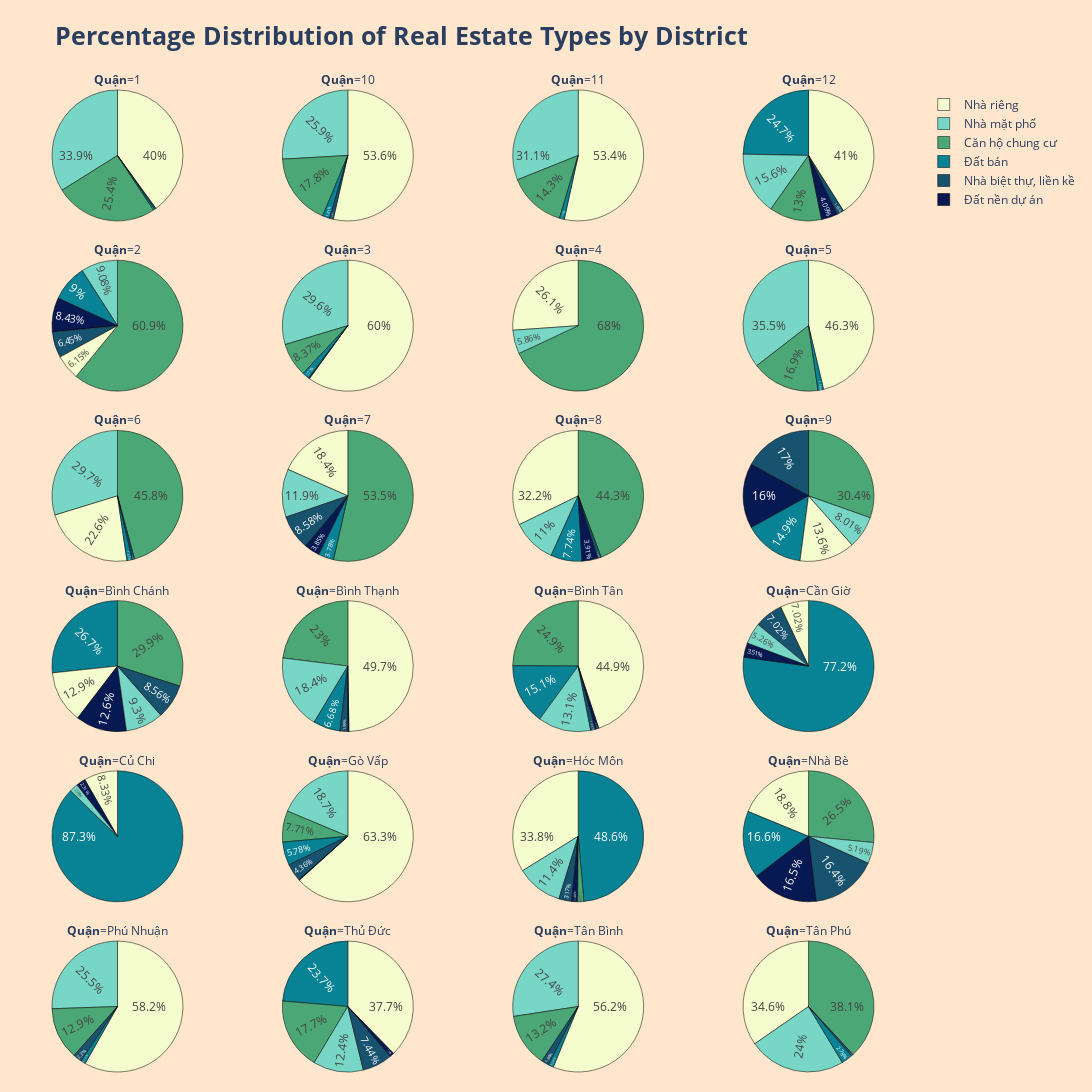

The code cell stored with this chart in its notebook:
### Markdown cell above
Now for each district, we will draw a pie chart to show the percentage of each real estate type in the district.

### Code cell
fig = px.pie(
            district_type_df,
            names ='Type',
            values = 'Percentage',
            color = 'Type',
            labels={ 'District': '<b>Quận</b>'},
            facet_col='District',
            facet_col_wrap = 4,
            facet_col_spacing=0.04,
            facet_row_spacing= 0.04, 
            color_discrete_map= {
                                'Nhà mặt phố': '#78D6C6',
                                'Nhà riêng' : '#F5FCCD',
                                'Căn hộ chung cư': '#4ba775',
                                'Nhà biệt thự, liền kề' : '#17526e',
                                'Đất bán': '#088395',
                                'Đất nền dự án': '#071952'
                                }
            )

fig.update_layout(
    width=1100, height=1500,
    margin=dict(l=20, r=20, t=90, b=20),
    paper_bgcolor='#ffe6cc',
    title='<b>Percentage Distribution of Real Estate Types by District</b>',
    title_font_size=25,
)
fig.update_traces(
    marker_line_color='black', marker_line_width=0.5, hovertemplate='<b>%{label}</b> has the percentage of <b>%{value}%</b>',textposition='inside', insidetextorientation='radial')

fig.show()

### Figure 1 — Plotly figure (JSON) as saved in the notebook; plotly's stock layout.template omitted (floating-point values rounded to 4 significant figures)
{"data": [{"customdata": [["Nhà riêng"], ["Nhà mặt phố"], ["Căn hộ chung cư"], ["Đất bán"], ["Nhà biệt thự, liền kề"]], "domain": {"x": [0, 0.22], "y": [0.8667, 1]}, "hovertemplate": "<b>%{label}</b> has the percentage of <b>%{value}%</b>", "insidetextorientation": "radial", "labels": ["Nhà riêng", "Nhà mặt phố", "Căn hộ chung cư", "Đất bán", "Nhà biệt thự, liền kề"], "legendgroup": "", "marker": {"colors": ["#F5FCCD", "#78D6C6", "#4ba775", "#088395", "#17526e"], "line": {"color": "black", "width": 0.5}}, "name": "", "showlegend": true, "textposition": "inside", "type": "pie", "values": [40.01, 33.92, 25.37, 0.42, 0.28]}, {"customdata": [["Nhà riêng"], ["Nhà mặt phố"], ["Căn hộ chung cư"], ["Đất bán"], ["Nhà biệt thự, liền kề"]], "domain": {"x": [0.26, 0.48], "y": [0.8667, 1]}, "hovertemplate": "<b>%{label}</b> has the percentage of <b>%{value}%</b>", "insidetextorientation": "radial", "labels": ["Nhà riêng", "Nhà mặt phố", "Căn hộ chung cư", "Đất bán", "Nhà biệt thự, liền kề"], "legendgroup": "", "marker": {"colors": ["#F5FCCD", "#78D6C6", "#4ba775", "#088395", "#17526e"], "line": {"color": "black", "width": 0.5}}, "name": "", "showlegend": true, "textposition": "inside", "type": "pie", "values": [53.59, 25.89, 17.84, 1.81, 0.87]}, {"customdata": [["Nhà riêng"], ["Nhà mặt phố"], ["Căn hộ chung cư"], ["Đất bán"]], "domain": {"x": [0.52, 0.74], "y": [0.8667, 1]}, "hovertemplate": "<b>%{label}</b> has the percentage of <b>%{value}%</b>", "insidetextorientation": "radial", "labels": ["Nhà riêng", "Nhà mặt phố", "Căn hộ chung cư", "Đất bán"], "legendgroup": "", "marker": {"colors": ["#F5FCCD", "#78D6C6", "#4ba775", "#088395"], "line": {"color": "black", "width": 0.5}}, "name": "", "showlegend": true, "textposition": "inside", "type": "pie", "values": [53.41, 31.06, 14.33, 1.19]}, {"customdata": [["Nhà riêng"], ["Đất bán"], ["Nhà mặt phố"], ["Căn hộ chung cư"], ["Đất nền dự án"], ["Nhà biệt thự, liền kề"]], "domain": {"x": [0.78, 1], "y": [0.8667, 1]}, "hovertemplate": "<b>%{label}</b> has the percentage of <b>%{value}%</b>", "insidetextorientation": "radial", "labels": ["Nhà riêng", "Đất bán", "Nhà mặt phố", "Căn hộ chung cư", "Đất nền dự án", "Nhà biệt thự, liền kề"], "legendgroup": "", "marker": {"colors": ["#F5FCCD", "#088395", "#78D6C6", "#4ba775", "#071952", "#17526e"], "line": {"color": "black", "width": 0.5}}, "name": "", "showlegend": true, "textposition": "inside", "type": "pie", "values": [41.05, 24.69, 15.56, 12.96, 4.09, 1.65]}, {"customdata": [["Căn hộ chung cư"], ["Nhà mặt phố"], ["Đất bán"], ["Đất nền dự án"], ["Nhà biệt thự, liền kề"], ["Nhà riêng"]], "domain": {"x": [0, 0.22], "y": [0.6933, 0.8267]}, "hovertemplate": "<b>%{label}</b> has the percentage of <b>%{value}%</b>", "insidetextorientation": "radial", "labels": ["Căn hộ chung cư", "Nhà mặt phố", "Đất bán", "Đất nền dự án", "Nhà biệt thự, liền kề", "Nhà riêng"], "legendgroup": "", "marker": {"colors": ["#4ba775", "#78D6C6", "#088395", "#071952", "#17526e", "#F5FCCD"], "line": {"color": "black", "width": 0.5}}, "name": "", "showlegend": true, "textposition": "inside", "type": "pie", "values": [60.89, 9.08, 9, 8.43, 6.45, 6.15]}, {"customdata": [["Nhà riêng"], ["Nhà mặt phố"], ["Căn hộ chung cư"], ["Đất bán"], ["Nhà biệt thự, liền kề"]], "domain": {"x": [0.26, 0.48], "y": [0.6933, 0.8267]}, "hovertemplate": "<b>%{label}</b> has the percentage of <b>%{value}%</b>", "insidetextorientation": "radial", "labels": ["Nhà riêng", "Nhà mặt phố", "Căn hộ chung cư", "Đất bán", "Nhà biệt thự, liền kề"], "legendgroup": "", "marker": {"colors": ["#F5FCCD", "#78D6C6", "#4ba775", "#088395", "#17526e"], "line": {"color": "black", "width": 0.5}}, "name": "", "showlegend": true, "textposition": "inside", "type": "pie", "values": [59.98, 29.65, 8.37, 1.77, 0.23]}, {"customdata": [["Căn hộ chung cư"], ["Nhà riêng"], ["Nhà mặt phố"]], "domain": {"x": [0.52, 0.74], "y": [0.6933, 0.8267]}, "hovertemplate": "<b>%{label}</b> has the percentage of <b>%{value}%</b>", "insidetextorientation": "radial", "labels": ["Căn hộ chung cư", "Nhà riêng", "Nhà mặt phố"], "legendgroup": "", "marker": {"colors": ["#4ba775", "#F5FCCD", "#78D6C6"], "line": {"color": "black", "width": 0.5}}, "name": "", "showlegend": true, "textposition": "inside", "type": "pie", "values": [68.03, 26.11, 5.86]}, {"customdata": [["Nhà riêng"], ["Nhà mặt phố"], ["Căn hộ chung cư"], ["Đất bán"]], "domain": {"x": [0.78, 1], "y": [0.6933, 0.8267]}, "hovertemplate": "<b>%{label}</b> has the percentage of <b>%{value}%</b>", "insidetextorientation": "radial", "labels": ["Nhà riêng", "Nhà mặt phố", "Căn hộ chung cư", "Đất bán"], "legendgroup": "", "marker": {"colors": ["#F5FCCD", "#78D6C6", "#4ba775", "#088395"], "line": {"color": "black", "width": 0.5}}, "name": "", "showlegend": true, "textposition": "inside", "type": "pie", "values": [46.32, 35.47, 16.86, 1.36]}, {"customdata": [["Căn hộ chung cư"], ["Nhà mặt phố"], ["Nhà riêng"], ["Đất bán"], ["Nhà biệt thự, liền kề"]], "domain": {"x": [0, 0.22], "y": [0.52, 0.6533]}, "hovertemplate": "<b>%{label}</b> has the percentage of <b>%{value}%</b>", "insidetextorientation": "radial", "labels": ["Căn hộ chung cư", "Nhà mặt phố", "Nhà riêng", "Đất bán", "Nhà biệt thự, liền kề"], "legendgroup": "", "marker": {"colors": ["#4ba775", "#78D6C6", "#F5FCCD", "#088395", "#17526e"], "line": {"color": "black", "width": 0.5}}, "name": "", "showlegend": true, "textposition": "inside", "type": "pie", "values": [45.82, 29.75, 22.58, 1.33, 0.53]}, {"customdata": [["Căn hộ chung cư"], ["Nhà riêng"], ["Nhà mặt phố"], ["Nhà biệt thự, liền kề"], ["Đất nền dự án"], ["Đất bán"]], "domain": {"x": [0.26, 0.48], "y": [0.52, 0.6533]}, "hovertemplate": "<b>%{label}</b> has the percentage of <b>%{value}%</b>", "insidetextorientation": "radial", "labels": ["Căn hộ chung cư", "Nhà riêng", "Nhà mặt phố", "Nhà biệt thự, liền kề", "Đất nền dự án", "Đất bán"], "legendgroup": "", "marker": {"colors": ["#4ba775", "#F5FCCD", "#78D6C6", "#17526e", "#071952", "#088395"], "line": {"color": "black", "width": 0.5}}, "name": "", "showlegend": true, "textposition": "inside", "type": "pie", "values": [53.52, 18.37, 11.89, 8.58, 3.85, 3.78]}, {"customdata": [["Căn hộ chung cư"], ["Nhà riêng"], ["Nhà mặt phố"], ["Đất bán"], ["Đất nền dự án"], ["Nhà biệt thự, liền kề"]], "domain": {"x": [0.52, 0.74], "y": [0.52, 0.6533]}, "hovertemplate": "<b>%{label}</b> has the percentage of <b>%{value}%</b>", "insidetextorientation": "radial", "labels": ["Căn hộ chung cư", "Nhà riêng", "Nhà mặt phố", "Đất bán", "Đất nền dự án", "Nhà biệt thự, liền kề"], "legendgroup": "", "marker": {"colors": ["#4ba775", "#F5FCCD", "#78D6C6", "#088395", "#071952", "#17526e"], "line": {"color": "black", "width": 0.5}}, "name": "", "showlegend": true, "textposition": "inside", "type": "pie", "values": [44.3, 32.23, 10.97, 7.74, 3.91, 0.85]}, {"customdata": [["Căn hộ chung cư"], ["Nhà biệt thự, liền kề"], ["Đất nền dự án"], ["Đất bán"], ["Nhà riêng"], ["Nhà mặt phố"]], "domain": {"x": [0.78, 1], "y": [0.52, 0.6533]}, "hovertemplate": "<b>%{label}</b> has the percentage of <b>%{value}%</b>", "insidetextorientation": "radial", "labels": ["Căn hộ chung cư", "Nhà biệt thự, liền kề", "Đất nền dự án", "Đất bán", "Nhà riêng", "Nhà mặt phố"], "legendgroup": "", "marker": {"colors": ["#4ba775", "#17526e", "#071952", "#088395", "#F5FCCD", "#78D6C6"], "line": {"color": "black", "width": 0.5}}, "name": "", "showlegend": true, "textposition": "inside", "type": "pie", "values": [30.43, 17.02, 16.02, 14.88, 13.64, 8.01]}, {"customdata": [["Căn hộ chung cư"], ["Đất bán"], ["Nhà riêng"], ["Đất nền dự án"], ["Nhà mặt phố"], ["Nhà biệt thự, liền kề"]], "domain": {"x": [0, 0.22], "y": [0.3467, 0.48]}, "hovertemplate": "<b>%{label}</b> has the percentage of <b>%{value}%</b>", "insidetextorientation": "radial", "labels": ["Căn hộ chung cư", "Đất bán", "Nhà riêng", "Đất nền dự án", "Nhà mặt phố", "Nhà biệt thự, liền kề"], "legendgroup": "", "marker": {"colors": ["#4ba775", "#088395", "#F5FCCD", "#071952", "#78D6C6", "#17526e"], "line": {"color": "black", "width": 0.5}}, "name": "", "showlegend": true, "textposition": "inside", "type": "pie", "values": [29.93, 26.66, 12.93, 12.62, 9.3, 8.56]}, {"customdata": [["Nhà riêng"], ["Căn hộ chung cư"], ["Nhà mặt phố"], ["Đất bán"], ["Nhà biệt thự, liền kề"], ["Đất nền dự án"]], "domain": {"x": [0.26, 0.48], "y": [0.3467, 0.48]}, "hovertemplate": "<b>%{label}</b> has the percentage of <b>%{value}%</b>", "insidetextorientation": "radial", "labels": ["Nhà riêng", "Căn hộ chung cư", "Nhà mặt phố", "Đất bán", "Nhà biệt thự, liền kề", "Đất nền dự án"], "legendgroup": "", "marker": {"colors": ["#F5FCCD", "#4ba775", "#78D6C6", "#088395", "#17526e", "#071952"], "line": {"color": "black", "width": 0.5}}, "name": "", "showlegend": true, "textposition": "inside", "type": "pie", "values": [49.72, 23.01, 18.38, 6.68, 1.99, 0.21]}, {"customdata": [["Nhà riêng"], ["Căn hộ chung cư"], ["Đất bán"], ["Nhà mặt phố"], ["Nhà biệt thự, liền kề"], ["Đất nền dự án"]], "domain": {"x": [0.52, 0.74], "y": [0.3467, 0.48]}, "hovertemplate": "<b>%{label}</b> has the percentage of <b>%{value}%</b>", "insidetextorientation": "radial", "labels": ["Nhà riêng", "Căn hộ chung cư", "Đất bán", "Nhà mặt phố", "Nhà biệt thự, liền kề", "Đất nền dự án"], "legendgroup": "", "marker": {"colors": ["#F5FCCD", "#4ba775", "#088395", "#78D6C6", "#17526e", "#071952"], "line": {"color": "black", "width": 0.5}}, "name": "", "showlegend": true, "textposition": "inside", "type": "pie", "values": [44.92, 24.89, 15.12, 13.06, 1.23, 0.79]}, {"customdata": [["Đất bán"], ["Nhà riêng"], ["Nhà biệt thự, liền kề"], ["Nhà mặt phố"], ["Đất nền dự án"]], "domain": {"x": [0.78, 1], "y": [0.3467, 0.48]}, "hovertemplate": "<b>%{label}</b> has the percentage of <b>%{value}%</b>", "insidetextorientation": "radial", "labels": ["Đất bán", "Nhà riêng", "Nhà biệt thự, liền kề", "Nhà mặt phố", "Đất nền dự án"], "legendgroup": "", "marker": {"colors": ["#088395", "#F5FCCD", "#17526e", "#78D6C6", "#071952"], "line": {"color": "black", "width": 0.5}}, "name": "", "showlegend": true, "textposition": "inside", "type": "pie", "values": [77.19, 7.02, 7.02, 5.26, 3.51]}, {"customdata": [["Đất bán"], ["Nhà riêng"], ["Đất nền dự án"], ["Nhà mặt phố"]], "domain": {"x": [0, 0.22], "y": [0.1733, 0.3067]}, "hovertemplate": "<b>%{label}</b> has the percentage of <b>%{value}%</b>", "insidetextorientation": "radial", "labels": ["Đất bán", "Nhà riêng", "Đất nền dự án", "Nhà mặt phố"], "legendgroup": "", "marker": {"colors": ["#088395", "#F5FCCD", "#071952", "#78D6C6"], "line": {"color": "black", "width": 0.5}}, "name": "", "showlegend": true, "textposition": "inside", "type": "pie", "values": [87.27, 8.33, 2.31, 2.08]}, {"customdata": [["Nhà riêng"], ["Nhà mặt phố"], ["Căn hộ chung cư"], ["Đất bán"], ["Nhà biệt thự, liền kề"], ["Đất nền dự án"]], "domain": {"x": [0.26, 0.48], "y": [0.1733, 0.3067]}, "hovertemplate": "<b>%{label}</b> has the percentage of <b>%{value}%</b>", "insidetextorientation": "radial", "labels": ["Nhà riêng", "Nhà mặt phố", "Căn hộ chung cư", "Đất bán", "Nhà biệt thự, liền kề", "Đất nền dự án"], "legendgroup": "", "marker": {"colors": ["#F5FCCD", "#78D6C6", "#4ba775", "#088395", "#17526e", "#071952"], "line": {"color": "black", "width": 0.5}}, "name": "", "showlegend": true, "textposition": "inside", "type": "pie", "values": [63.29, 18.7, 7.71, 5.78, 4.36, 0.15]}, {"customdata": [["Đất bán"], ["Nhà riêng"], ["Nhà mặt phố"], ["Nhà biệt thự, liền kề"], ["Đất nền dự án"], ["Căn hộ chung cư"]], "domain": {"x": [0.52, 0.74], "y": [0.1733, 0.3067]}, "hovertemplate": "<b>%{label}</b> has the percentage of <b>%{value}%</b>", "insidetextorientation": "radial", "labels": ["Đất bán", "Nhà riêng", "Nhà mặt phố", "Nhà biệt thự, liền kề", "Đất nền dự án", "Căn hộ chung cư"], "legendgroup": "", "marker": {"colors": ["#088395", "#F5FCCD", "#78D6C6", "#17526e", "#071952", "#4ba775"], "line": {"color": "black", "width": 0.5}}, "name": "", "showlegend": true, "textposition": "inside", "type": "pie", "values": [48.63, 33.83, 11.42, 3.17, 1.48, 1.48]}, {"customdata": [["Căn hộ chung cư"], ["Nhà riêng"], ["Đất bán"], ["Đất nền dự án"], ["Nhà biệt thự, liền kề"], ["Nhà mặt phố"]], "domain": {"x": [0.78, 1], "y": [0.1733, 0.3067]}, "hovertemplate": "<b>%{label}</b> has the percentage of <b>%{value}%</b>", "insidetextorientation": "radial", "labels": ["Căn hộ chung cư", "Nhà riêng", "Đất bán", "Đất nền dự án", "Nhà biệt thự, liền kề", "Nhà mặt phố"], "legendgroup": "", "marker": {"colors": ["#4ba775", "#F5FCCD", "#088395", "#071952", "#17526e", "#78D6C6"], "line": {"color": "black", "width": 0.5}}, "name": "", "showlegend": true, "textposition": "inside", "type": "pie", "values": [26.52, 18.8, 16.61, 16.47, 16.4, 5.19]}, {"customdata": [["Nhà riêng"], ["Nhà mặt phố"], ["Căn hộ chung cư"], ["Nhà biệt thự, liền kề"], ["Đất bán"]], "domain": {"x": [0, 0.22], "y": [0, 0.1333]}, "hovertemplate": "<b>%{label}</b> has the percentage of <b>%{value}%</b>", "insidetextorientation": "radial", "labels": ["Nhà riêng", "Nhà mặt phố", "Căn hộ chung cư", "Nhà biệt thự, liền kề", "Đất bán"], "legendgroup": "", "marker": {"colors": ["#F5FCCD", "#78D6C6", "#4ba775", "#17526e", "#088395"], "line": {"color": "black", "width": 0.5}}, "name": "", "showlegend": true, "textposition": "inside", "type": "pie", "values": [58.21, 25.54, 12.92, 2.2, 1.13]}, {"customdata": [["Nhà riêng"], ["Đất bán"], ["Căn hộ chung cư"], ["Nhà mặt phố"], ["Nhà biệt thự, liền kề"], ["Đất nền dự án"]], "domain": {"x": [0.26, 0.48], "y": [0, 0.1333]}, "hovertemplate": "<b>%{label}</b> has the percentage of <b>%{value}%</b>", "insidetextorientation": "radial", "labels": ["Nhà riêng", "Đất bán", "Căn hộ chung cư", "Nhà mặt phố", "Nhà biệt thự, liền kề", "Đất nền dự án"], "legendgroup": "", "marker": {"colors": ["#F5FCCD", "#088395", "#4ba775", "#78D6C6", "#17526e", "#071952"], "line": {"color": "black", "width": 0.5}}, "name": "", "showlegend": true, "textposition": "inside", "type": "pie", "values": [37.7, 23.67, 17.74, 12.41, 7.44, 1.04]}, {"customdata": [["Nhà riêng"], ["Nhà mặt phố"], ["Căn hộ chung cư"], ["Nhà biệt thự, liền kề"], ["Đất bán"]], "domain": {"x": [0.52, 0.74], "y": [0, 0.1333]}, "hovertemplate": "<b>%{label}</b> has the percentage of <b>%{value}%</b>", "insidetextorientation": "radial", "labels": ["Nhà riêng", "Nhà mặt phố", "Căn hộ chung cư", "Nhà biệt thự, liền kề", "Đất bán"], "legendgroup": "", "marker": {"colors": ["#F5FCCD", "#78D6C6", "#4ba775", "#17526e", "#088395"], "line": {"color": "black", "width": 0.5}}, "name": "", "showlegend": true, "textposition": "inside", "type": "pie", "values": [56.22, 27.43, 13.22, 1.88, 1.26]}, {"customdata": [["Căn hộ chung cư"], ["Nhà riêng"], ["Nhà mặt phố"], ["Đất bán"], ["Nhà biệt thự, liền kề"]], "domain": {"x": [0.78, 1], "y": [0, 0.1333]}, "hovertemplate": "<b>%{label}</b> has the percentage of <b>%{value}%</b>", "insidetextorientation": "radial", "labels": ["Căn hộ chung cư", "Nhà riêng", "Nhà mặt phố", "Đất bán", "Nhà biệt thự, liền kề"], "legendgroup": "", "marker": {"colors": ["#4ba775", "#F5FCCD", "#78D6C6", "#088395", "#17526e"], "line": {"color": "black", "width": 0.5}}, "name": "", "showlegend": true, "textposition": "inside", "type": "pie", "values": [38.11, 34.63, 24, 2.78, 0.46]}], "layout": {"annotations": [{"font": {}, "showarrow": false, "text": "<b>Quận</b>=Phú Nhuận", "x": 0.11, "xanchor": "center", "xref": "paper", "y": 0.1333, "yanchor": "bottom", "yref": "paper"}, {"font": {}, "showarrow": false, "text": "<b>Quận</b>=Thủ Đức", "x": 0.37, "xanchor": "center", "xref": "paper", "y": 0.1333, "yanchor": "bottom", "yref": "paper"}, {"font": {}, "showarrow": false, "text": "<b>Quận</b>=Tân Bình", "x": 0.63, "xanchor": "center", "xref": "paper", "y": 0.1333, "yanchor": "bottom", "yref": "paper"}, {"font": {}, "showarrow": false, "text": "<b>Quận</b>=Tân Phú", "x": 0.89, "xanchor": "center", "xref": "paper", "y": 0.1333, "yanchor": "bottom", "yref": "paper"}, {"font": {}, "showarrow": false, "text": "<b>Quận</b>=Củ Chi", "x": 0.11, "xanchor": "center", "xref": "paper", "y": 0.3067, "yanchor": "bottom", "yref": "paper"}, {"font": {}, "showarrow": false, "text": "<b>Quận</b>=Gò Vấp", "x": 0.37, "xanchor": "center", "xref": "paper", "y": 0.3067, "yanchor": "bottom", "yref": "paper"}, {"font": {}, "showarrow": false, "text": "<b>Quận</b>=Hóc Môn", "x": 0.63, "xanchor": "center", "xref": "paper", "y": 0.3067, "yanchor": "bottom", "yref": "paper"}, {"font": {}, "showarrow": false, "text": "<b>Quận</b>=Nhà Bè", "x": 0.89, "xanchor": "center", "xref": "paper", "y": 0.3067, "yanchor": "bottom", "yref": "paper"}, {"font": {}, "showarrow": false, "text": "<b>Quận</b>=Bình Chánh", "x": 0.11, "xanchor": "center", "xref": "paper", "y": 0.48, "yanchor": "bottom", "yref": "paper"}, {"font": {}, "showarrow": false, "text": "<b>Quận</b>=Bình Thạnh", "x": 0.37, "xanchor": "center", "xref": "paper", "y": 0.48, "yanchor": "bottom", "yref": "paper"}, {"font": {}, "showarrow": false, "text": "<b>Quận</b>=Bình Tân", "x": 0.63, "xanchor": "center", "xref": "paper", "y": 0.48, "yanchor": "bottom", "yref": "paper"}, {"font": {}, "showarrow": false, "text": "<b>Quận</b>=Cần Giờ", "x": 0.89, "xanchor": "center", "xref": "paper", "y": 0.48, "yanchor": "bottom", "yref": "paper"}, {"font": {}, "showarrow": false, "text": "<b>Quận</b>=6", "x": 0.11, "xanchor": "center", "xref": "paper", "y": 0.6533, "yanchor": "bottom", "yref": "paper"}, {"font": {}, "showarrow": false, "text": "<b>Quận</b>=7", "x": 0.37, "xanchor": "center", "xref": "paper", "y": 0.6533, "yanchor": "bottom", "yref": "paper"}, {"font": {}, "showarrow": false, "text": "<b>Quận</b>=8", "x": 0.63, "xanchor": "center", "xref": "paper", "y": 0.6533, "yanchor": "bottom", "yref": "paper"}, {"font": {}, "showarrow": false, "text": "<b>Quận</b>=9", "x": 0.89, "xanchor": "center", "xref": "paper", "y": 0.6533, "yanchor": "bottom", "yref": "paper"}, {"font": {}, "showarrow": false, "text": "<b>Quận</b>=2", "x": 0.11, "xanchor": "center", "xref": "paper", "y": 0.8267, "yanchor": "bottom", "yref": "paper"}, {"font": {}, "showarrow": false, "text": "<b>Quận</b>=3", "x": 0.37, "xanchor": "center", "xref": "paper", "y": 0.8267, "yanchor": "bottom", "yref": "paper"}, {"font": {}, "showarrow": false, "text": "<b>Quận</b>=4", "x": 0.63, "xanchor": "center", "xref": "paper", "y": 0.8267, "yanchor": "bottom", "yref": "paper"}, {"font": {}, "showarrow": false, "text": "<b>Quận</b>=5", "x": 0.89, "xanchor": "center", "xref": "paper", "y": 0.8267, "yanchor": "bottom", "yref": "paper"}, {"font": {}, "showarrow": false, "text": "<b>Quận</b>=1", "x": 0.11, "xanchor": "center", "xref": "paper", "y": 1, "yanchor": "bottom", "yref": "paper"}, {"font": {}, "showarrow": false, "text": "<b>Quận</b>=10", "x": 0.37, "xanchor": "center", "xref": "paper", "y": 1, "yanchor": "bottom", "yref": "paper"}, {"font": {}, "showarrow": false, "text": "<b>Quận</b>=11", "x": 0.63, "xanchor": "center", "xref": "paper", "y": 1, "yanchor": "bottom", "yref": "paper"}, {"font": {}, "showarrow": false, "text": "<b>Quận</b>=12", "x": 0.89, "xanchor": "center", "xref": "paper", "y": 1, "yanchor": "bottom", "yref": "paper"}], "height": 1500, "legend": {"tracegroupgap": 0}, "margin": {"b": 20, "l": 20, "r": 20, "t": 90}, "paper_bgcolor": "#ffe6cc", "title": {"font": {"size": 25}, "text": "<b>Percentage Distribution of Real Estate Types by District</b>"}, "width": 1100}}
